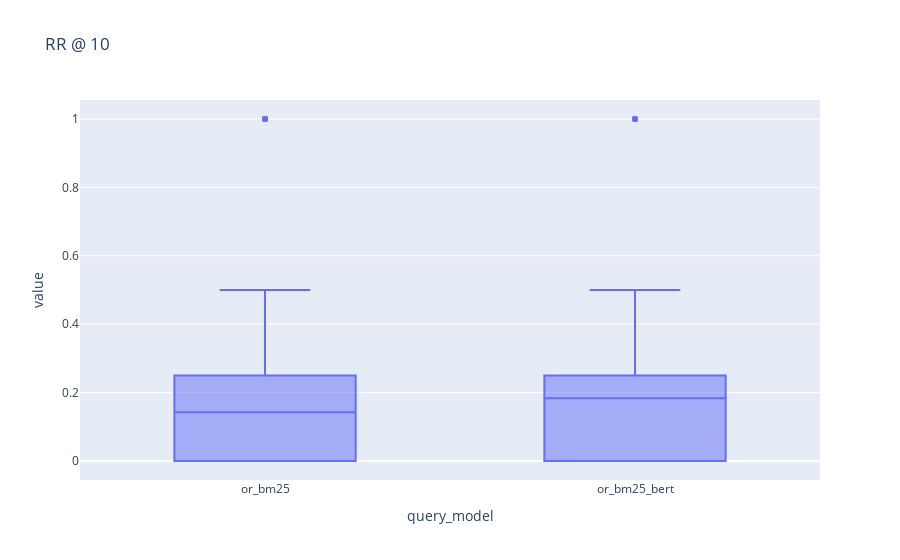

This figure's notebook cell:
### Code cell
import plotly.express as px


fig = px.box(metric_values[metric_values.metric == "reciprocal_rank_10"], x="query_model", y="value", title = "RR @ 10")
fig.show()

### Figure 1 — Plotly figure (JSON) as saved in the notebook; plotly's stock layout.template omitted (floating-point values rounded to 4 significant figures)
{"data": [{"alignmentgroup": "True", "hovertemplate": "query_model=%{x}<br>value=%{y}<extra></extra>", "legendgroup": "", "marker": {"color": "#636efa"}, "name": "", "notched": false, "offsetgroup": "", "orientation": "v", "showlegend": false, "type": "box", "x": ["or_bm25", "or_bm25", "or_bm25", "or_bm25", "or_bm25", "or_bm25", "or_bm25", "or_bm25", "or_bm25", "or_bm25", "or_bm25", "or_bm25", "or_bm25", "or_bm25", "or_bm25", "or_bm25", "or_bm25", "or_bm25", "or_bm25", "or_bm25", "or_bm25", "or_bm25", "or_bm25", "or_bm25", "or_bm25", "or_bm25", "or_bm25", "or_bm25", "or_bm25", "or_bm25", "or_bm25", "or_bm25", "or_bm25", "or_bm25", "or_bm25", "or_bm25", "or_bm25", "or_bm25", "or_bm25", "or_bm25", "or_bm25", "or_bm25_bert", "or_bm25_bert", "or_bm25_bert", "or_bm25_bert", "or_bm25_bert", "or_bm25_bert", "or_bm25_bert", "or_bm25_bert", "or_bm25_bert", "or_bm25_bert", "or_bm25_bert", "or_bm25_bert", "or_bm25_bert", "or_bm25_bert", "or_bm25_bert", "or_bm25_bert", "or_bm25_bert", "or_bm25_bert", "or_bm25_bert", "or_bm25_bert", "or_bm25_bert", "or_bm25_bert", "or_bm25_bert", "or_bm25_bert", "or_bm25_bert", "or_bm25_bert", "or_bm25_bert", "or_bm25_bert", "or_bm25_bert", "or_bm25_bert", "or_bm25_bert", "or_bm25_bert", "or_bm25_bert", "or_bm25_bert", "or_bm25_bert", "or_bm25_bert", "or_bm25_bert", "or_bm25_bert", "or_bm25_bert", "or_bm25_bert", "or_bm25_bert", "or_bm25", "or_bm25", "or_bm25", "or_bm25", "or_bm25", "or_bm25", "or_bm25", "or_bm25", "or_bm25", "or_bm25_bert", "or_bm25_bert", "or_bm25_bert", "or_bm25_bert", "or_bm25_bert", "or_bm25_bert", "or_bm25_bert", "or_bm25_bert", "or_bm25_bert"], "x0": " ", "xaxis": "x", "y": [0.2, 0, 0, 0.1429, 0.3333, 0.1111, 0, 0.1111, 0, 0.125, 0.2, 0.1, 0.3333, 0.25, 0, 0.2, 0, 0, 0.1, 0.5, 0.3333, 0.1, 0.1, 0, 0.2, 0, 0, 0, 0.2, 0.1429, 0.25, 0.1111, 0.25, 0, 0.25, 0.1429, 0, 1, 0.5, 0, 0.1111, 0.25, 0, 0, 0.2, 1, 0.2, 0, 0.125, 0, 0.1, 0.3333, 0.25, 0, 0.3333, 0, 0.25, 0, 0, 0.125, 0.3333, 0.1, 1, 0.1667, 0, 0.25, 0, 0, 0.3333, 0.125, 0.3333, 0.1667, 0.1, 0.25, 0, 0.25, 0.1667, 0, 1, 0.3333, 0, 0.2, 0.1667, 0.25, 0.3333, 1, 0.5, 0.25, 1, 1, 0.25, 0.2, 0.25, 0.1667, 0.5, 0.25, 0.125, 0.25, 1, 0.3333], "y0": " ", "yaxis": "y"}], "layout": {"boxmode": "group", "legend": {"tracegroupgap": 0}, "title": {"text": "RR @ 10"}, "xaxis": {"anchor": "y", "domain": [0, 1], "title": {"text": "query_model"}}, "yaxis": {"anchor": "x", "domain": [0, 1], "title": {"text": "value"}}}}
